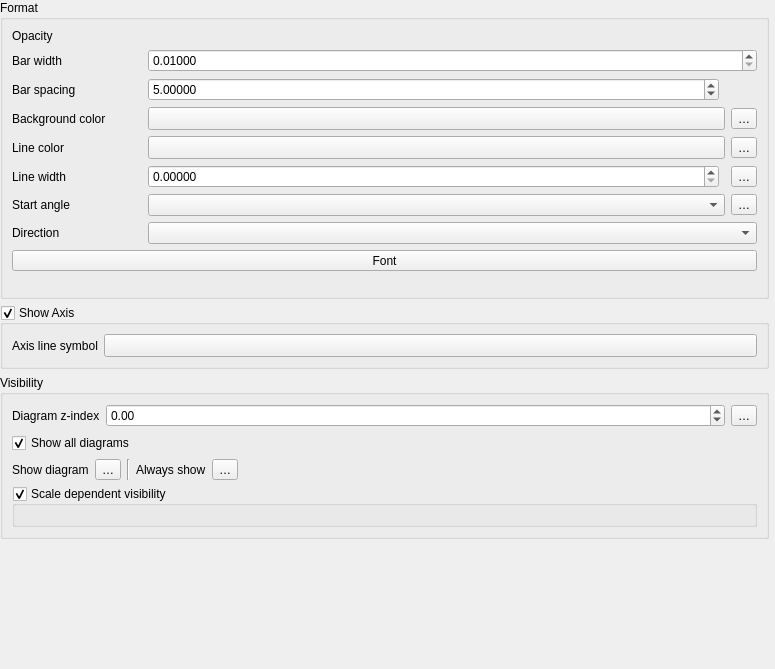
                <widget class="QWidget" name="scrollAreaWidgetContents_5">
                 <property name="geometry">
                  <rect>
                   <x>0</x>
                   <y>0</y>
                   <width>775</width>
                   <height>669</height>
                  </rect>
                 </property>
                 <layout class="QVBoxLayout" name="verticalLayout" stretch="0,0,0,0">
                  <property name="leftMargin">
                   <number>0</number>
                  </property>
                  <property name="topMargin">
                   <number>0</number>
                  </property>
                  <property name="rightMargin">
                   <number>6</number>
                  </property>
                  <property name="bottomMargin">
                   <number>0</number>
                  </property>
                  <item>
                   <widget class="QgsCollapsibleGroupBox" name="mFormatGrpBox">
                    <property name="title">
                     <string>Format</string>
                    </property>
                    <property name="syncGroup" stdset="0">
                     <string notr="true">labelrenderinggroup</string>
                    </property>
                    <layout class="QGridLayout" name="gridLayout_7" rowstretch="0,0,0,0,0,0,0,0,0,0,0">
                     <item row="2" column="0">
                      <widget class="QLabel" name="mBarSpacingLabel">
                       <property name="text">
                        <string>Bar spacing</string>
                       </property>
                      </widget>
                     </item>
                     <item row="3" column="0">
                      <widget class="QLabel" name="mBackgroundColorLabel">
                       <property name="text">
                        <string>Background color</string>
                       </property>
                      </widget>
                     </item>
                     <item row="3" column="1" colspan="2">
                      <widget class="QgsColorButton" name="mBackgroundColorButton">
                       <property name="sizePolicy">
                        <sizepolicy hsizetype="Expanding" vsizetype="Fixed">
                         <horstretch>0</horstretch>
                         <verstretch>0</verstretch>
                        </sizepolicy>
                       </property>
                       <property name="minimumSize">
                        <size>
                         <width>0</width>
                         <height>0</height>
                        </size>
                       </property>
                       <property name="maximumSize">
                        <size>
                         <width>16777215</width>
                         <height>16777215</height>
                        </size>
                       </property>
                       <property name="text">
                        <string/>
                       </property>
                      </widget>
                     </item>
                     <item row="6" column="3">
                      <widget class="QgsPropertyOverrideButton" name="mStartAngleDDBtn">
                       <property name="text">
                        <string>…</string>
                       </property>
                      </widget>
                     </item>
                     <item row="4" column="0">
                      <widget class="QLabel" name="mPenColorLabel">
                       <property name="text">
                        <string>Line color</string>
                       </property>
                      </widget>
                     </item>
                     <item row="0" column="1" colspan="3">
                      <widget class="QgsOpacityWidget" name="mOpacityWidget" native="true">
                       <property name="sizePolicy">
                        <sizepolicy hsizetype="Preferred" vsizetype="Fixed">
                         <horstretch>0</horstretch>
                         <verstretch>0</verstretch>
                        </sizepolicy>
                       </property>
                       <property name="focusPolicy">
                        <enum>Qt::StrongFocus</enum>
                       </property>
                      </widget>
                     </item>
                     <item row="6" column="0">
                      <widget class="QLabel" name="mAngleOffsetLabel">
                       <property name="text">
                        <string>Start angle</string>
                       </property>
                      </widget>
                     </item>
                     <item row="6" column="1" colspan="2">
                      <widget class="QComboBox" name="mAngleOffsetComboBox">
                       <property name="sizePolicy">
                        <sizepolicy hsizetype="Expanding" vsizetype="Fixed">
                         <horstretch>0</horstretch>
                         <verstretch>0</verstretch>
                        </sizepolicy>
                       </property>
                      </widget>
                     </item>
                     <item row="4" column="1" colspan="2">
                      <widget class="QgsColorButton" name="mDiagramPenColorButton">
                       <property name="sizePolicy">
                        <sizepolicy hsizetype="Expanding" vsizetype="Fixed">
                         <horstretch>0</horstretch>
                         <verstretch>0</verstretch>
                        </sizepolicy>
                       </property>
                       <property name="minimumSize">
                        <size>
                         <width>120</width>
                         <height>0</height>
                        </size>
                       </property>
                       <property name="maximumSize">
                        <size>
                         <width>16777215</width>
                         <height>16777215</height>
                        </size>
                       </property>
                       <property name="text">
                        <string/>
                       </property>
                      </widget>
                     </item>
                     <item row="7" column="1" colspan="3">
                      <widget class="QComboBox" name="mAngleDirectionComboBox">
                       <property name="sizePolicy">
                        <sizepolicy hsizetype="Expanding" vsizetype="Fixed">
                         <horstretch>0</horstretch>
                         <verstretch>0</verstretch>
                        </sizepolicy>
                       </property>
                      </widget>
                     </item>
                     <item row="1" column="1" colspan="3">
                      <widget class="QgsDoubleSpinBox" name="mBarWidthSpinBox">
                       <property name="decimals">
                        <number>5</number>
                       </property>
                       <property name="minimum">
                        <double>0.010000000000000</double>
                       </property>
                       <property name="maximum">
                        <double>99999.990000000005239</double>
                       </property>
                       <property name="singleStep">
                        <double>0.200000000000000</double>
                       </property>
                       <property name="value">
                        <double>0.010000000000000</double>
                       </property>
                      </widget>
                     </item>
                     <item row="9" column="0" colspan="4">
                      <widget class="QgsFontButton" name="mDiagramFontButton">
                       <property name="sizePolicy">
                        <sizepolicy hsizetype="Expanding" vsizetype="Fixed">
                         <horstretch>0</horstretch>
                         <verstretch>0</verstretch>
                        </sizepolicy>
                       </property>
                       <property name="text">
                        <string>Font</string>
                       </property>
                      </widget>
                     </item>
                     <item row="4" column="3">
                      <widget class="QgsPropertyOverrideButton" name="mLineColorDDBtn">
                       <property name="text">
                        <string>…</string>
                       </property>
                      </widget>
                     </item>
                     <item row="5" column="3">
                      <widget class="QgsPropertyOverrideButton" name="mLineWidthDDBtn">
                       <property name="text">
                        <string>…</string>
                       </property>
                      </widget>
                     </item>
                     <item row="5" column="2">
                      <widget class="QgsUnitSelectionWidget" name="mDiagramLineUnitComboBox" native="true">
                       <property name="focusPolicy">
                        <enum>Qt::StrongFocus</enum>
                       </property>
                      </widget>
                     </item>
                     <item row="2" column="1">
                      <widget class="QgsDoubleSpinBox" name="mBarSpacingSpinBox">
                       <property name="decimals">
                        <number>5</number>
                       </property>
                       <property name="minimum">
                        <double>0.000000000000000</double>
                       </property>
                       <property name="maximum">
                        <double>99999.990000000005239</double>
                       </property>
                       <property name="singleStep">
                        <double>0.200000000000000</double>
                       </property>
                       <property name="value">
                        <double>5.000000000000000</double>
                       </property>
                      </widget>
                     </item>
                     <item row="7" column="0">
                      <widget class="QLabel" name="mAngleDirectionLabel">
                       <property name="text">
                        <string>Direction</string>
                       </property>
                      </widget>
                     </item>
                     <item row="1" column="0">
                      <widget class="QLabel" name="mBarWidthLabel">
                       <property name="text">
                        <string>Bar width</string>
                       </property>
                      </widget>
                     </item>
                     <item row="5" column="0">
                      <widget class="QLabel" name="mPenWidthLabel">
                       <property name="text">
                        <string>Line width</string>
                       </property>
                      </widget>
                     </item>
                     <item row="0" column="0">
                      <widget class="QLabel" name="mOpacityLabel">
                       <property name="minimumSize">
                        <size>
                         <width>130</width>
                         <height>0</height>
                        </size>
                       </property>
                       <property name="text">
                        <string>Opacity</string>
                       </property>
                      </widget>
                     </item>
                     <item row="2" column="2" colspan="2">
                      <widget class="QgsUnitSelectionWidget" name="mBarSpacingUnitComboBox" native="true">
                       <property name="focusPolicy">
                        <enum>Qt::StrongFocus</enum>
                       </property>
                      </widget>
                     </item>
                     <item row="5" column="1">
                      <widget class="QgsDoubleSpinBox" name="mPenWidthSpinBox">
                       <property name="sizePolicy">
                        <sizepolicy hsizetype="Expanding" vsizetype="Fixed">
                         <horstretch>0</horstretch>
                         <verstretch>0</verstretch>
                        </sizepolicy>
                       </property>
                       <property name="decimals">
                        <number>5</number>
                       </property>
                       <property name="maximum">
                        <double>99999.990000000005239</double>
                       </property>
                       <property name="singleStep">
                        <double>0.200000000000000</double>
                       </property>
                      </widget>
                     </item>
                     <item row="3" column="3">
                      <widget class="QgsPropertyOverrideButton" name="mBackgroundColorDDBtn">
                       <property name="text">
                        <string>…</string>
                       </property>
                      </widget>
                     </item>
                     <item row="10" column="0" colspan="4">
                      <widget class="QgsEffectStackCompactWidget" name="mPaintEffectWidget" native="true">
                       <property name="minimumSize">
                        <size>
                         <width>0</width>
                         <height>10</height>
                        </size>
                       </property>
                      </widget>
                     </item>
                    </layout>
                   </widget>
                  </item>
                  <item>
                   <widget class="QgsCollapsibleGroupBox" name="mShowAxisGroupBox">
                    <property name="title">
                     <string>Show Axis</string>
                    </property>
                    <property name="checkable">
                     <bool>true</bool>
                    </property>
                    <layout class="QGridLayout" name="gridLayout_5">
                     <item row="0" column="2">
                      <widget class="QgsSymbolButton" name="mAxisLineStyleButton">
                       <property name="sizePolicy">
                        <sizepolicy hsizetype="Expanding" vsizetype="Fixed">
                         <horstretch>0</horstretch>
                         <verstretch>0</verstretch>
                        </sizepolicy>
                       </property>
                       <property name="text">
                        <string/>
                       </property>
                      </widget>
                     </item>
                     <item row="0" column="0">
                      <widget class="QLabel" name="label_2">
                       <property name="text">
                        <string>Axis line symbol</string>
                       </property>
                      </widget>
                     </item>
                    </layout>
                   </widget>
                  </item>
                  <item>
                   <widget class="QgsCollapsibleGroupBox" name="mVisibilityGrpBox">
                    <property name="title">
                     <string>Visibility</string>
                    </property>
                    <property name="syncGroup" stdset="0">
                     <string notr="true">labelrenderinggroup</string>
                    </property>
                    <layout class="QGridLayout" name="gridLayout_3">
                     <item row="0" column="2">
                      <widget class="QgsPropertyOverrideButton" name="mZOrderDDBtn">
                       <property name="text">
                        <string>…</string>
                       </property>
                      </widget>
                     </item>
                     <item row="0" column="1">
                      <widget class="QgsDoubleSpinBox" name="mZIndexSpinBox">
                       <property name="sizePolicy">
                        <sizepolicy hsizetype="Expanding" vsizetype="Fixed">
                         <horstretch>0</horstretch>
                         <verstretch>0</verstretch>
                        </sizepolicy>
                       </property>
                       <property name="toolTip">
                        <string>Controls how diagrams are drawn on top of each other. Diagrams with a higher z-index are drawn above diagrams and labels with a lower z-index.</string>
                       </property>
                       <property name="minimum">
                        <double>-9999999.000000000000000</double>
                       </property>
                       <property name="maximum">
                        <double>9999999.000000000000000</double>
                       </property>
                      </widget>
                     </item>
                     <item row="0" column="0">
                      <widget class="QLabel" name="label_16">
                       <property name="text">
                        <string>Diagram z-index</string>
                       </property>
                      </widget>
                     </item>
                     <item row="2" column="0" colspan="3">
                      <layout class="QHBoxLayout" name="horizontalLayout_9">
                       <item>
                        <widget class="QLabel" name="mShowDiagramLabel">
                         <property name="enabled">
                          <bool>true</bool>
                         </property>
                         <property name="sizePolicy">
                          <sizepolicy hsizetype="Maximum" vsizetype="Preferred">
                           <horstretch>0</horstretch>
                           <verstretch>0</verstretch>
                          </sizepolicy>
                         </property>
                         <property name="toolTip">
                          <string>Controls whether specific diagrams should be shown</string>
                         </property>
                         <property name="text">
                          <string>Show diagram</string>
                         </property>
                        </widget>
                       </item>
                       <item>
                        <widget class="QgsPropertyOverrideButton" name="mShowDiagramDDBtn">
                         <property name="text">
                          <string>…</string>
                         </property>
                        </widget>
                       </item>
                       <item>
                        <widget class="Line" name="line_4">
                         <property name="orientation">
                          <enum>Qt::Vertical</enum>
                         </property>
                        </widget>
                       </item>
                       <item>
                        <widget class="QLabel" name="mAlwaysShowLabel">
                         <property name="sizePolicy">
                          <sizepolicy hsizetype="Maximum" vsizetype="Preferred">
                           <horstretch>0</horstretch>
                           <verstretch>0</verstretch>
                          </sizepolicy>
                         </property>
                         <property name="toolTip">
                          <string>Controls whether specific diagrams should always be rendered, even when they overlap other diagrams or map labels</string>
                         </property>
                         <property name="text">
                          <string>Always show</string>
                         </property>
                        </widget>
                       </item>
                       <item>
                        <widget class="QgsPropertyOverrideButton" name="mAlwaysShowDDBtn">
                         <property name="text">
                          <string>…</string>
                         </property>
                        </widget>
                       </item>
                       <item>
                        <spacer name="horizontalSpacer_23">
                         <property name="orientation">
                          <enum>Qt::Horizontal</enum>
                         </property>
                         <property name="sizeHint" stdset="0">
                          <size>
                           <width>195</width>
                           <height>20</height>
                          </size>
                         </property>
                        </spacer>
                       </item>
                      </layout>
                     </item>
                     <item row="3" column="0" colspan="3">
                      <widget class="QgsCollapsibleGroupBox" name="mScaleVisibilityGroupBox">
                       <property name="title">
                        <string>Scale dependent visibility</string>
                       </property>
                       <property name="checkable">
                        <bool>true</bool>
                       </property>
                       <layout class="QGridLayout" name="gridLayout_15">
                        <property name="leftMargin">
                         <number>9</number>
                        </property>
                        <property name="topMargin">
                         <number>9</number>
                        </property>
                        <item row="0" column="0">
                         <widget class="QgsScaleRangeWidget" name="mScaleRangeWidget" native="true"/>
                        </item>
                       </layout>
                      </widget>
                     </item>
                     <item row="1" column="0" colspan="3">
                      <widget class="QCheckBox" name="mShowAllCheckBox">
                       <property name="toolTip">
                        <string>Always show all diagrams, even when they overlap with each other or other map labels</string>
                       </property>
                       <property name="text">
                        <string>Show all diagrams</string>
                       </property>
                       <property name="checked">
                        <bool>true</bool>
                       </property>
                      </widget>
                     </item>
                    </layout>
                   </widget>
                  </item>
                  <item>
                   <spacer name="verticalSpacer_2">
                    <property name="orientation">
                     <enum>Qt::Vertical</enum>
                    </property>
                    <property name="sizeHint" stdset="0">
                     <size>
                      <width>20</width>
                      <height>40</height>
                     </size>
                    </property>
                   </spacer>
                  </item>
                 </layout>
                </widget>
